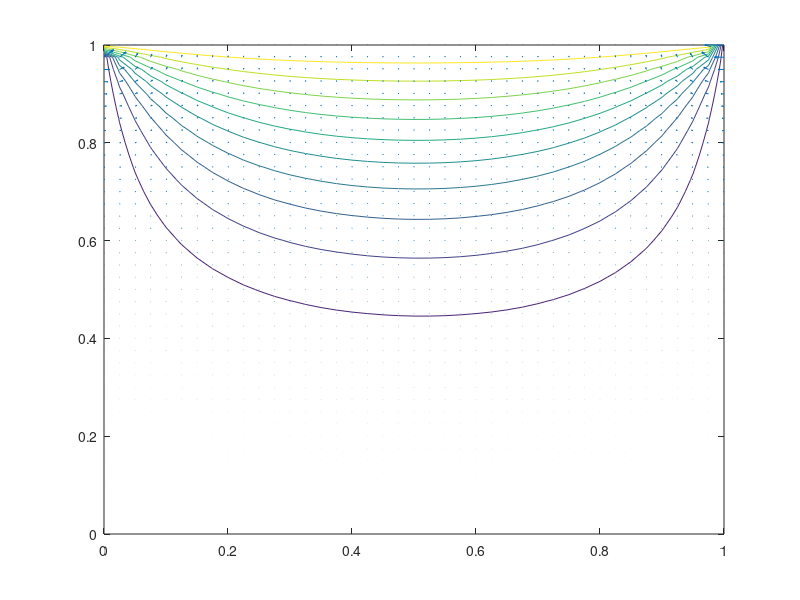

Recreate this plot in MATLAB.
clc
clear all

X=1.0;
Y=1.0;
dx=0.025;
dy=0.025;
I=X/dx+1
J=Y/dy+1
V=zeros(I,J);

V(:,1)=0;
V(1,:)=0;
V(I,:)=10;
V(:,J)=0;

for iterations=0:200
    for i=2:I-1
        for j=2:J-1
            V(i,j)=(V(i+1,j)+V(i-1,j)+V(i,j+1)+V(i,j-1))/4;
        end
    end
end

[x y] = meshgrid(0:dx:X,0:dy:Y);
[Ex,Ey] = gradient(V,dx,dy);
contour(x,y,V)
hold on
quiver(x,y,Ex,Ey)
hold off
